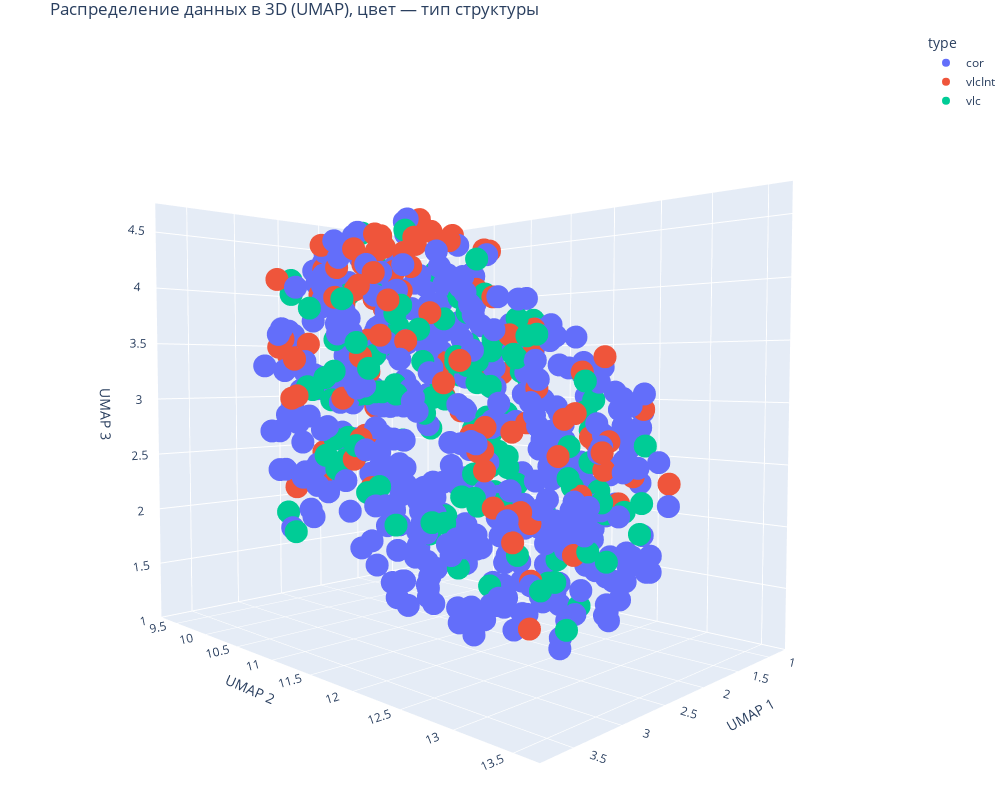

This figure's notebook cell:
### Code cell
reducer = umap.UMAP(n_components=3, random_state=42)
embedding = reducer.fit_transform(X_scaled)

# Добавление координат UMAP в DataFrame
df_vis = final_df.copy()
df_vis['umap_x'] = embedding[:, 0]
df_vis['umap_y'] = embedding[:, 1]
df_vis['umap_z'] = embedding[:, 2]

# Визуализация с Plotly
fig = px.scatter_3d(
    df_vis,
    x='umap_x',
    y='umap_y',
    z='umap_z',
    color='type',              # Цвет по типам структур
    hover_data=['type'],   # При наведении показывать имя файла
    title='Распределение данных в 3D (UMAP), цвет — тип структуры',
    labels={'umap_x': 'UMAP 1', 'umap_y': 'UMAP 2', 'umap_z': 'UMAP 3'},
    width=1000,
    height=800
)

# Настройка внешнего вида
fig.update_layout(
    scene=dict(
        xaxis_title='UMAP 1',
        yaxis_title='UMAP 2',
        zaxis_title='UMAP 3',
        camera=dict(
            eye=dict(x=1.5, y=1.5, z=0.1)  # Позиция камеры (можно настроить)
        )
    ),
    margin=dict(l=0, r=0, b=0, t=30)  # Отступы
)

fig.show()

### Figure 1 — Plotly figure (JSON) as saved in the notebook; plotly's stock layout.template omitted (floating-point values rounded to 4 significant figures; data arrays with more than 128 entries replaced by an {"elided": "..."} marker saying what was removed)
{"data": [{"customdata": {"elided": "445x1 str values"}, "hovertemplate": "type=%{customdata[0]}<br>UMAP 1=%{x}<br>UMAP 2=%{y}<br>UMAP 3=%{z}<extra></extra>", "legendgroup": "cor", "marker": {"color": "#636efa", "symbol": "circle"}, "mode": "markers", "name": "cor", "scene": "scene", "showlegend": true, "type": "scatter3d", "x": {"elided": "445 float values"}, "y": {"elided": "445 float values"}, "z": {"elided": "445 float values"}}, {"customdata": [["vlcInt"], ["vlcInt"], ["vlcInt"], ["vlcInt"], ["vlcInt"], ["vlcInt"], ["vlcInt"], ["vlcInt"], ["vlcInt"], ["vlcInt"], ["vlcInt"], ["vlcInt"], ["vlcInt"], ["vlcInt"], ["vlcInt"], ["vlcInt"], ["vlcInt"], ["vlcInt"], ["vlcInt"], ["vlcInt"], ["vlcInt"], ["vlcInt"], ["vlcInt"], ["vlcInt"], ["vlcInt"], ["vlcInt"], ["vlcInt"], ["vlcInt"], ["vlcInt"], ["vlcInt"], ["vlcInt"], ["vlcInt"], ["vlcInt"], ["vlcInt"], ["vlcInt"], ["vlcInt"], ["vlcInt"], ["vlcInt"], ["vlcInt"], ["vlcInt"], ["vlcInt"], ["vlcInt"], ["vlcInt"], ["vlcInt"], ["vlcInt"], ["vlcInt"], ["vlcInt"], ["vlcInt"], ["vlcInt"], ["vlcInt"], ["vlcInt"], ["vlcInt"], ["vlcInt"], ["vlcInt"], ["vlcInt"], ["vlcInt"], ["vlcInt"], ["vlcInt"], ["vlcInt"], ["vlcInt"], ["vlcInt"], ["vlcInt"], ["vlcInt"], ["vlcInt"], ["vlcInt"], ["vlcInt"], ["vlcInt"], ["vlcInt"], ["vlcInt"], ["vlcInt"], ["vlcInt"], ["vlcInt"], ["vlcInt"], ["vlcInt"], ["vlcInt"], ["vlcInt"], ["vlcInt"], ["vlcInt"], ["vlcInt"], ["vlcInt"], ["vlcInt"], ["vlcInt"], ["vlcInt"], ["vlcInt"], ["vlcInt"], ["vlcInt"], ["vlcInt"], ["vlcInt"], ["vlcInt"], ["vlcInt"], ["vlcInt"], ["vlcInt"], ["vlcInt"], ["vlcInt"], ["vlcInt"], ["vlcInt"], ["vlcInt"], ["vlcInt"], ["vlcInt"], ["vlcInt"], ["vlcInt"], ["vlcInt"], ["vlcInt"], ["vlcInt"], ["vlcInt"], ["vlcInt"]], "hovertemplate": "type=%{customdata[0]}<br>UMAP 1=%{x}<br>UMAP 2=%{y}<br>UMAP 3=%{z}<extra></extra>", "legendgroup": "vlcInt", "marker": {"color": "#EF553B", "symbol": "circle"}, "mode": "markers", "name": "vlcInt", "scene": "scene", "showlegend": true, "type": "scatter3d", "x": [3.039, 2.705, 1.739, 3.438, 2.928, 2.15, 2.298, 2.871, 1.738, 3.473, 1.981, 2.683, 2.742, 3.072, 3.02, 3.143, 2.351, 2.188, 2.292, 3.411, 0.9991, 3.461, 1.646, 2.55, 3.228, 2.942, 2.935, 1.986, 2.014, 2.193, 3.052, 3.194, 1.9, 2.994, 2.841, 3.567, 3.266, 3.518, 1.085, 1.89, 2.922, 1.099, 2.861, 2.776, 2.726, 2.186, 2.531, 3.406, 1.597, 3.202, 3.041, 2.271, 1.73, 2.885, 1.138, 2.963, 3.175, 3.051, 3.25, 3.481, 1.101, 3.385, 1.123, 2.0, 1.806, 1.719, 0.9294, 3.122, 1.268, 3.232, 1.35, 1.65, 1.585, 2.977, 1.326, 2.921, 2.746, 2.928, 3.141, 2.735, 2.934, 2.92, 2.452, 1.992, 3.154, 2.939, 1.721, 2.095, 2.29, 3.332, 2.911, 1.544, 2.757, 3.067, 2.582, 2.177, 3.126, 3.158, 3.071, 2.367, 1.688, 2.866, 2.754, 1.586, 1.208, 3.236], "y": [12.8, 12.94, 13.01, 10.63, 11.2, 10.22, 9.607, 10.49, 11.21, 10.84, 11.6, 10.93, 9.72, 10.3, 9.942, 11.53, 10.23, 9.344, 9.658, 11.58, 10.85, 12.87, 12.85, 10.32, 11.3, 11.03, 12.07, 12.81, 10.75, 13.1, 13.57, 10.88, 12.53, 10.57, 10.66, 10.94, 11.58, 11.43, 10.52, 10.55, 11.86, 12.18, 10.19, 12.03, 11.64, 10.26, 10.64, 10.53, 13.15, 12.28, 11.8, 10.28, 12.49, 12.4, 11.39, 13.56, 11.85, 11.46, 11.11, 10.89, 10.14, 12.86, 11.29, 11.55, 11.88, 12.33, 10.51, 13.32, 10.62, 11.71, 10.2, 11.06, 11.8, 11.74, 11.53, 12.86, 10.98, 11.56, 12.97, 11.22, 11.02, 11.52, 12.46, 11.65, 12.89, 12.72, 9.777, 12.67, 10.34, 11.74, 11.62, 11.44, 9.696, 11.22, 10.92, 11.35, 10.73, 12.63, 11.1, 12.82, 12.51, 12.82, 10.29, 10.61, 10.49, 12.8], "z": [2.831, 2.649, 2.958, 3.518, 4.371, 2.121, 2.196, 4.265, 3.995, 3.35, 4.282, 4.276, 3.395, 2.234, 4.083, 4.301, 4.014, 3.197, 2.457, 3.899, 3.234, 2.727, 2.413, 3.876, 4.213, 2.689, 4.23, 2.488, 4.643, 2.277, 2.737, 3.923, 3.247, 4.333, 3.02, 3.04, 4.004, 3.811, 3.462, 3.562, 4.323, 3.382, 3.497, 3.336, 3.721, 2.145, 3.248, 3.454, 2.376, 3.17, 4.273, 2.651, 2.714, 2.841, 3.649, 2.802, 3.481, 4.228, 4.08, 3.056, 2.996, 2.593, 3.443, 4.295, 2.811, 2.903, 3.323, 2.943, 1.683, 3.792, 3.807, 2.657, 3.105, 4.23, 3.409, 1.439, 3.869, 4.19, 2.3, 4.082, 3.377, 3.89, 2.087, 3.888, 2.272, 2.035, 2.892, 2.284, 3.543, 3.522, 4.075, 3.583, 3.515, 4.114, 3.796, 4.421, 3.896, 2.7, 2.532, 1.878, 2.678, 1.766, 4.171, 3.337, 2.856, 2.324]}, {"customdata": {"elided": "136x1 str values"}, "hovertemplate": "type=%{customdata[0]}<br>UMAP 1=%{x}<br>UMAP 2=%{y}<br>UMAP 3=%{z}<extra></extra>", "legendgroup": "vlc", "marker": {"color": "#00cc96", "symbol": "circle"}, "mode": "markers", "name": "vlc", "scene": "scene", "showlegend": true, "type": "scatter3d", "x": {"elided": "136 float values"}, "y": {"elided": "136 float values"}, "z": {"elided": "136 float values"}}], "layout": {"height": 800, "legend": {"title": {"text": "type"}, "tracegroupgap": 0}, "margin": {"b": 0, "l": 0, "r": 0, "t": 30}, "scene": {"aspectmode": "auto", "aspectratio": {"x": 0.8277, "y": 1.202, "z": 1.005}, "camera": {"eye": {"x": 1.5, "y": 1.5, "z": 0.1}}, "domain": {"x": [0, 1], "y": [0, 1]}, "xaxis": {"title": {"text": "UMAP 1"}, "type": "linear"}, "yaxis": {"title": {"text": "UMAP 2"}, "type": "linear"}, "zaxis": {"title": {"text": "UMAP 3"}, "type": "linear"}}, "title": {"text": "Распределение данных в 3D (UMAP), цвет — тип структуры"}, "width": 1000}}
